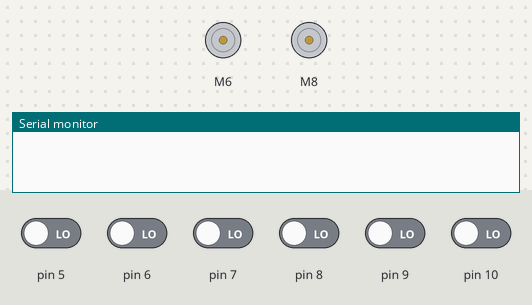
Bench run of a sketch on a simulated Arduino Uno, built with avr-gcc and run on an emulated ATmega328P. Shown: 2 × DC motor (green arrow = forward, orange = backward, longer = faster), the last lines printed to the serial monitor. The test bench sets the inputs (shaded band); at power-on: pin 5–10 LOW.

Above: at 0.1 s.
At 11.6 s:
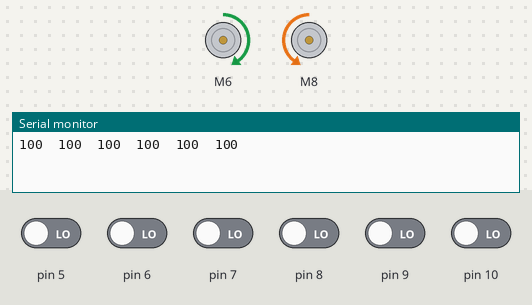
Timing chart, 0 to 13.1 s (numbered marks = the images above):
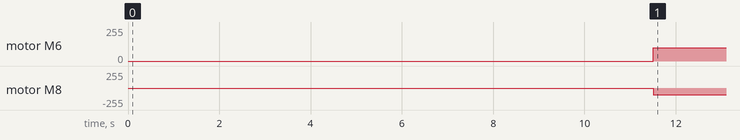

Measured:
- by itself, motor M6: stopped → forward 100/255 at 11.5 s
- by itself, motor M8: stopped → backward 100/255 at 11.5 s

The sketch:

arduino_line_follower.ino
```cpp
// Questa è la libreria per TB6612 che contiene la classe Motor e tutte
// le funzioni
#include <SparkFun_TB6612.h>
#include <QTRSensors.h>

QTRSensors qtr;

const uint8_t SensorCount = 6;
uint16_t sensorValues[SensorCount];

void setup()
{
  qtr.setTypeRC();
  qtr.setSensorPins((const uint8_t[]){5, 6, 7, 8, 9, 10}, SensorCount);
  for (int i = 0; i < 250; i ++){
    qtr.calibrate();
    delay(20);
  }
  Serial.begin(9600);
}

// Pin per tutti gli input

#define PWMA 5
#define AIN2 4
#define AIN1 6
#define STBY 7 // Non collegabile
#define BIN1 8
#define BIN2 9
#define PWMB 10

// queste costanti vengono utilizzate per consentire di configurare i
// motori e allinea con nomi di funzioni come forward.
// Il valore può essere 1 o -1
const int offsetA = 1;
const int offsetB = -1;

// Inizializzazione dei motori.
Motor motor1 = Motor(AIN1, AIN2, PWMA, offsetA, STBY);
Motor motor2 = Motor(BIN1, BIN2, PWMB, offsetB, STBY);


void loop()
{qtr.read(sensorValues);

  for (uint8_t i = 0; i < SensorCount; i++)
  {
    Serial.print(sensorValues[i]);
    Serial.print('\t');
  }
  Serial.println();
  delay(250);

  //Motori avanti
  forward(motor1, motor2, 100);
  delay(1000);
  /*
  // Gira a sinistra
  right(motor1, motor2, 100);
  delay(1000);

  //Motori avanti
  forward(motor1, motor2, 100);
  delay(1000);

  // Gira a destra
  left(motor1, motor2, 100);
  delay(1000);

  //Motori indietro
  back(motor1, motor2, -100);
  delay(1000);

  // Gira a sinistra
  right(motor1, motor2, 100);
  delay(1000);

  //Motori indietro
  back(motor1, motor2, -100);
  delay(1000);
  */
}
```
